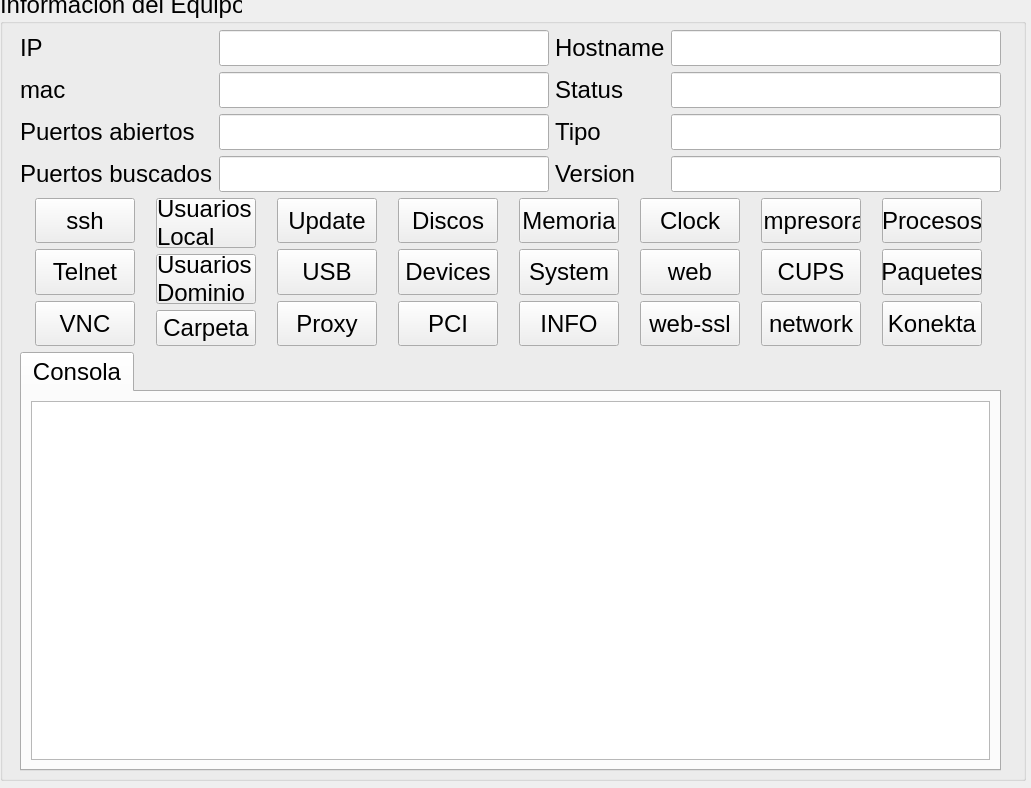
<?xml version="1.0" encoding="UTF-8"?>
<ui version="4.0">
 <class>Equipos</class>
 <widget class="QWidget" name="Equipos">
  <property name="geometry">
   <rect>
    <x>0</x>
    <y>0</y>
    <width>1031</width>
    <height>788</height>
   </rect>
  </property>
  <property name="maximumSize">
   <size>
    <width>16777215</width>
    <height>16777215</height>
   </size>
  </property>
  <property name="windowTitle">
   <string>Equipos</string>
  </property>
  <property name="styleSheet">
   <string notr="true">&quot;background-color:red&quot;</string>
  </property>
  <widget class="QGroupBox" name="groupBox">
   <property name="geometry">
    <rect>
     <x>0</x>
     <y>-10</y>
     <width>1026</width>
     <height>791</height>
    </rect>
   </property>
   <property name="font">
    <font>
     <pointsize>18</pointsize>
    </font>
   </property>
   <property name="title">
    <string>Información del Equipo</string>
   </property>
   <widget class="QWidget" name="layoutWidget">
    <property name="geometry">
     <rect>
      <x>20</x>
      <y>40</y>
      <width>981</width>
      <height>741</height>
     </rect>
    </property>
    <layout class="QVBoxLayout" name="verticalLayout_13">
     <item>
      <layout class="QHBoxLayout" name="horizontalLayout_2">
       <item>
        <layout class="QHBoxLayout" name="horizontalLayout_3">
         <item>
          <layout class="QVBoxLayout" name="verticalLayout_3">
           <item>
            <widget class="QLabel" name="label_ip">
             <property name="text">
              <string>IP</string>
             </property>
            </widget>
           </item>
           <item>
            <widget class="QLabel" name="label_8">
             <property name="text">
              <string>mac</string>
             </property>
            </widget>
           </item>
           <item>
            <widget class="QLabel" name="label_puertos">
             <property name="text">
              <string>Puertos abiertos</string>
             </property>
            </widget>
           </item>
           <item>
            <widget class="QLabel" name="label_4">
             <property name="text">
              <string>Puertos buscados</string>
             </property>
            </widget>
           </item>
          </layout>
         </item>
         <item>
          <layout class="QVBoxLayout" name="verticalLayout_4">
           <item>
            <widget class="QLineEdit" name="lineEdit_ip">
             <property name="readOnly">
              <bool>true</bool>
             </property>
            </widget>
           </item>
           <item>
            <widget class="QLineEdit" name="lineEdit_mac">
             <property name="readOnly">
              <bool>true</bool>
             </property>
            </widget>
           </item>
           <item>
            <widget class="QLineEdit" name="lineEdit_puertos">
             <property name="readOnly">
              <bool>true</bool>
             </property>
            </widget>
           </item>
           <item>
            <widget class="QLineEdit" name="lineEdit_puertosBuscados">
             <property name="readOnly">
              <bool>true</bool>
             </property>
            </widget>
           </item>
          </layout>
         </item>
         <item>
          <layout class="QVBoxLayout" name="verticalLayout_6">
           <item>
            <widget class="QLabel" name="label_hostname">
             <property name="text">
              <string>Hostname</string>
             </property>
            </widget>
           </item>
           <item>
            <widget class="QLabel" name="label_status">
             <property name="text">
              <string>Status</string>
             </property>
            </widget>
           </item>
           <item>
            <widget class="QLabel" name="label_tipo">
             <property name="text">
              <string>Tipo</string>
             </property>
            </widget>
           </item>
           <item>
            <widget class="QLabel" name="label_9">
             <property name="text">
              <string>Version</string>
             </property>
            </widget>
           </item>
          </layout>
         </item>
         <item>
          <layout class="QVBoxLayout" name="verticalLayout_5">
           <item>
            <widget class="QLineEdit" name="lineEdit_hostname">
             <property name="readOnly">
              <bool>true</bool>
             </property>
            </widget>
           </item>
           <item>
            <widget class="QLineEdit" name="lineEdit_status">
             <property name="readOnly">
              <bool>true</bool>
             </property>
            </widget>
           </item>
           <item>
            <widget class="QLineEdit" name="lineEdit_tipo">
             <property name="readOnly">
              <bool>true</bool>
             </property>
            </widget>
           </item>
           <item>
            <widget class="QLineEdit" name="lineEdit_8">
             <property name="readOnly">
              <bool>true</bool>
             </property>
            </widget>
           </item>
          </layout>
         </item>
        </layout>
       </item>
      </layout>
     </item>
     <item>
      <layout class="QHBoxLayout" name="horizontalLayout">
       <item>
        <layout class="QVBoxLayout" name="verticalLayout">
         <item>
          <widget class="QPushButton" name="pB_ssh">
           <property name="maximumSize">
            <size>
             <width>100</width>
             <height>50</height>
            </size>
           </property>
           <property name="styleSheet">
            <string notr="true"/>
           </property>
           <property name="text">
            <string>ssh</string>
           </property>
           <property name="icon">
            <iconset resource="../iconos.qrc">
             <normaloff>:/imagenes/iconos/equipos/ssh_35.png</normaloff>:/imagenes/iconos/equipos/ssh_35.png</iconset>
           </property>
           <property name="iconSize">
            <size>
             <width>32</width>
             <height>35</height>
            </size>
           </property>
          </widget>
         </item>
         <item>
          <widget class="QPushButton" name="pB_telnet">
           <property name="maximumSize">
            <size>
             <width>100</width>
             <height>50</height>
            </size>
           </property>
           <property name="styleSheet">
            <string notr="true"/>
           </property>
           <property name="text">
            <string>Telnet</string>
           </property>
           <property name="icon">
            <iconset resource="../iconos.qrc">
             <normaloff>:/imagenes/iconos/equipos/telnet.jpeg</normaloff>:/imagenes/iconos/equipos/telnet.jpeg</iconset>
           </property>
           <property name="iconSize">
            <size>
             <width>35</width>
             <height>35</height>
            </size>
           </property>
          </widget>
         </item>
         <item>
          <widget class="QPushButton" name="pB_vnc">
           <property name="maximumSize">
            <size>
             <width>100</width>
             <height>50</height>
            </size>
           </property>
           <property name="styleSheet">
            <string notr="true"/>
           </property>
           <property name="text">
            <string>VNC</string>
           </property>
           <property name="icon">
            <iconset resource="../iconos.qrc">
             <normaloff>:/imagenes/iconos/equipos/vnc.jpeg</normaloff>:/imagenes/iconos/equipos/vnc.jpeg</iconset>
           </property>
           <property name="iconSize">
            <size>
             <width>35</width>
             <height>35</height>
            </size>
           </property>
          </widget>
         </item>
        </layout>
       </item>
       <item>
        <layout class="QVBoxLayout" name="verticalLayout_2">
         <item>
          <widget class="QPushButton" name="pB_usuarios">
           <property name="maximumSize">
            <size>
             <width>100</width>
             <height>50</height>
            </size>
           </property>
           <property name="styleSheet">
            <string notr="true">Text-align:left</string>
           </property>
           <property name="text">
            <string>Usuarios
Local</string>
           </property>
           <property name="icon">
            <iconset resource="../iconos.qrc">
             <normaloff>:/imagenes/iconos/equipos/asistencia.png</normaloff>:/imagenes/iconos/equipos/asistencia.png</iconset>
           </property>
           <property name="iconSize">
            <size>
             <width>35</width>
             <height>35</height>
            </size>
           </property>
          </widget>
         </item>
         <item>
          <widget class="QPushButton" name="pB_usuarios_2">
           <property name="maximumSize">
            <size>
             <width>100</width>
             <height>50</height>
            </size>
           </property>
           <property name="styleSheet">
            <string notr="true">Text-align:left</string>
           </property>
           <property name="text">
            <string>Usuarios
Dominio</string>
           </property>
           <property name="icon">
            <iconset resource="../iconos.qrc">
             <normaloff>:/imagenes/iconos/equipos/asistencia.png</normaloff>:/imagenes/iconos/equipos/asistencia.png</iconset>
           </property>
           <property name="iconSize">
            <size>
             <width>35</width>
             <height>35</height>
            </size>
           </property>
          </widget>
         </item>
         <item>
          <widget class="QPushButton" name="pB_carpeta">
           <property name="maximumSize">
            <size>
             <width>100</width>
             <height>50</height>
            </size>
           </property>
           <property name="styleSheet">
            <string notr="true"/>
           </property>
           <property name="text">
            <string>Carpeta</string>
           </property>
           <property name="icon">
            <iconset resource="../iconos.qrc">
             <normaloff>:/imagenes/iconos/equipos/carpeta_personal.png</normaloff>:/imagenes/iconos/equipos/carpeta_personal.png</iconset>
           </property>
           <property name="iconSize">
            <size>
             <width>35</width>
             <height>35</height>
            </size>
           </property>
          </widget>
         </item>
        </layout>
       </item>
       <item>
        <layout class="QVBoxLayout" name="verticalLayout_12">
         <item>
          <widget class="QPushButton" name="pB_update">
           <property name="maximumSize">
            <size>
             <width>100</width>
             <height>50</height>
            </size>
           </property>
           <property name="styleSheet">
            <string notr="true"/>
           </property>
           <property name="text">
            <string>Update</string>
           </property>
           <property name="icon">
            <iconset resource="../iconos.qrc">
             <normaloff>:/imagenes/iconos/equipos/update.png</normaloff>:/imagenes/iconos/equipos/update.png</iconset>
           </property>
           <property name="iconSize">
            <size>
             <width>35</width>
             <height>35</height>
            </size>
           </property>
          </widget>
         </item>
         <item>
          <widget class="QPushButton" name="pB_usb">
           <property name="maximumSize">
            <size>
             <width>100</width>
             <height>50</height>
            </size>
           </property>
           <property name="styleSheet">
            <string notr="true"/>
           </property>
           <property name="text">
            <string>USB</string>
           </property>
           <property name="icon">
            <iconset resource="../iconos.qrc">
             <normaloff>:/imagenes/iconos/equipos/lsusb.png</normaloff>:/imagenes/iconos/equipos/lsusb.png</iconset>
           </property>
           <property name="iconSize">
            <size>
             <width>35</width>
             <height>30</height>
            </size>
           </property>
          </widget>
         </item>
         <item>
          <widget class="QPushButton" name="pB_proxy">
           <property name="maximumSize">
            <size>
             <width>100</width>
             <height>50</height>
            </size>
           </property>
           <property name="text">
            <string>Proxy</string>
           </property>
           <property name="icon">
            <iconset resource="../iconos.qrc">
             <normaloff>:/imagenes/iconos/equipos/fortigate.jpg</normaloff>:/imagenes/iconos/equipos/fortigate.jpg</iconset>
           </property>
           <property name="iconSize">
            <size>
             <width>35</width>
             <height>35</height>
            </size>
           </property>
          </widget>
         </item>
        </layout>
       </item>
       <item>
        <layout class="QVBoxLayout" name="verticalLayout_7">
         <item>
          <widget class="QPushButton" name="pB_discos">
           <property name="maximumSize">
            <size>
             <width>100</width>
             <height>50</height>
            </size>
           </property>
           <property name="styleSheet">
            <string notr="true"/>
           </property>
           <property name="text">
            <string>Discos</string>
           </property>
           <property name="icon">
            <iconset resource="../iconos.qrc">
             <normaloff>:/imagenes/iconos/equipos/discos.png</normaloff>:/imagenes/iconos/equipos/discos.png</iconset>
           </property>
           <property name="iconSize">
            <size>
             <width>35</width>
             <height>35</height>
            </size>
           </property>
          </widget>
         </item>
         <item>
          <widget class="QPushButton" name="pB_devices">
           <property name="maximumSize">
            <size>
             <width>100</width>
             <height>50</height>
            </size>
           </property>
           <property name="styleSheet">
            <string notr="true"/>
           </property>
           <property name="text">
            <string>Devices</string>
           </property>
           <property name="icon">
            <iconset resource="../iconos.qrc">
             <normaloff>:/imagenes/iconos/equipos/config_pam.png</normaloff>:/imagenes/iconos/equipos/config_pam.png</iconset>
           </property>
           <property name="iconSize">
            <size>
             <width>35</width>
             <height>35</height>
            </size>
           </property>
          </widget>
         </item>
         <item>
          <widget class="QPushButton" name="pB_pci">
           <property name="maximumSize">
            <size>
             <width>100</width>
             <height>50</height>
            </size>
           </property>
           <property name="styleSheet">
            <string notr="true"/>
           </property>
           <property name="text">
            <string>PCI</string>
           </property>
           <property name="icon">
            <iconset resource="../iconos.qrc">
             <normaloff>:/imagenes/iconos/equipos/hardware.png</normaloff>:/imagenes/iconos/equipos/hardware.png</iconset>
           </property>
           <property name="iconSize">
            <size>
             <width>35</width>
             <height>35</height>
            </size>
           </property>
          </widget>
         </item>
        </layout>
       </item>
       <item>
        <layout class="QVBoxLayout" name="verticalLayout_8">
         <item>
          <widget class="QPushButton" name="pB_memoria">
           <property name="maximumSize">
            <size>
             <width>100</width>
             <height>50</height>
            </size>
           </property>
           <property name="text">
            <string>Memoria</string>
           </property>
           <property name="icon">
            <iconset resource="../iconos.qrc">
             <normaloff>:/imagenes/iconos/soporte/memoria.jpeg</normaloff>:/imagenes/iconos/soporte/memoria.jpeg</iconset>
           </property>
           <property name="iconSize">
            <size>
             <width>35</width>
             <height>35</height>
            </size>
           </property>
          </widget>
         </item>
         <item>
          <widget class="QPushButton" name="pB_systemconfig">
           <property name="maximumSize">
            <size>
             <width>100</width>
             <height>50</height>
            </size>
           </property>
           <property name="styleSheet">
            <string notr="true"/>
           </property>
           <property name="text">
            <string>System</string>
           </property>
           <property name="icon">
            <iconset resource="../iconos.qrc">
             <normaloff>:/imagenes/iconos/equipos/config_pam.png</normaloff>:/imagenes/iconos/equipos/config_pam.png</iconset>
           </property>
           <property name="iconSize">
            <size>
             <width>35</width>
             <height>35</height>
            </size>
           </property>
          </widget>
         </item>
         <item>
          <widget class="QPushButton" name="pB_equipo">
           <property name="maximumSize">
            <size>
             <width>100</width>
             <height>50</height>
            </size>
           </property>
           <property name="styleSheet">
            <string notr="true"/>
           </property>
           <property name="text">
            <string>INFO</string>
           </property>
           <property name="icon">
            <iconset resource="../iconos.qrc">
             <normaloff>:/imagenes/iconos/equipos/lspci.png</normaloff>:/imagenes/iconos/equipos/lspci.png</iconset>
           </property>
           <property name="iconSize">
            <size>
             <width>35</width>
             <height>35</height>
            </size>
           </property>
          </widget>
         </item>
        </layout>
       </item>
       <item>
        <layout class="QVBoxLayout" name="verticalLayout_9">
         <item>
          <widget class="QPushButton" name="pB_clock">
           <property name="maximumSize">
            <size>
             <width>100</width>
             <height>50</height>
            </size>
           </property>
           <property name="text">
            <string>Clock</string>
           </property>
           <property name="icon">
            <iconset resource="../iconos.qrc">
             <normaloff>:/imagenes/iconos/equipos/cronos.png</normaloff>:/imagenes/iconos/equipos/cronos.png</iconset>
           </property>
           <property name="iconSize">
            <size>
             <width>30</width>
             <height>35</height>
            </size>
           </property>
          </widget>
         </item>
         <item>
          <widget class="QPushButton" name="pB_web">
           <property name="maximumSize">
            <size>
             <width>100</width>
             <height>50</height>
            </size>
           </property>
           <property name="styleSheet">
            <string notr="true"/>
           </property>
           <property name="text">
            <string>web</string>
           </property>
           <property name="icon">
            <iconset resource="../iconos.qrc">
             <normaloff>:/imagenes/iconos/equipos/web.jpeg</normaloff>:/imagenes/iconos/equipos/web.jpeg</iconset>
           </property>
           <property name="iconSize">
            <size>
             <width>35</width>
             <height>35</height>
            </size>
           </property>
          </widget>
         </item>
         <item>
          <widget class="QPushButton" name="pB_webssl">
           <property name="maximumSize">
            <size>
             <width>100</width>
             <height>50</height>
            </size>
           </property>
           <property name="styleSheet">
            <string notr="true"/>
           </property>
           <property name="text">
            <string>web-ssl</string>
           </property>
           <property name="icon">
            <iconset resource="../iconos.qrc">
             <normaloff>:/imagenes/iconos/equipos/web.jpeg</normaloff>:/imagenes/iconos/equipos/web.jpeg</iconset>
           </property>
           <property name="iconSize">
            <size>
             <width>35</width>
             <height>35</height>
            </size>
           </property>
          </widget>
         </item>
        </layout>
       </item>
       <item>
        <layout class="QVBoxLayout" name="verticalLayout_10">
         <item>
          <widget class="QPushButton" name="pB_impresora">
           <property name="maximumSize">
            <size>
             <width>100</width>
             <height>50</height>
            </size>
           </property>
           <property name="text">
            <string>Impresora</string>
           </property>
           <property name="icon">
            <iconset resource="../iconos.qrc">
             <normaloff>:/imagenes/iconos/equipos/cups32.png</normaloff>:/imagenes/iconos/equipos/cups32.png</iconset>
           </property>
           <property name="iconSize">
            <size>
             <width>35</width>
             <height>35</height>
            </size>
           </property>
          </widget>
         </item>
         <item>
          <widget class="QPushButton" name="pB_CUPS">
           <property name="maximumSize">
            <size>
             <width>100</width>
             <height>50</height>
            </size>
           </property>
           <property name="styleSheet">
            <string notr="true"/>
           </property>
           <property name="text">
            <string>CUPS</string>
           </property>
           <property name="icon">
            <iconset resource="../iconos.qrc">
             <normaloff>:/imagenes/iconos/equipos/cups32.png</normaloff>:/imagenes/iconos/equipos/cups32.png</iconset>
           </property>
           <property name="iconSize">
            <size>
             <width>35</width>
             <height>35</height>
            </size>
           </property>
          </widget>
         </item>
         <item>
          <widget class="QPushButton" name="pB_networkManager">
           <property name="maximumSize">
            <size>
             <width>100</width>
             <height>50</height>
            </size>
           </property>
           <property name="styleSheet">
            <string notr="true"/>
           </property>
           <property name="text">
            <string>network</string>
           </property>
           <property name="icon">
            <iconset resource="../iconos.qrc">
             <normaloff>:/imagenes/iconos/equipos/net.png</normaloff>:/imagenes/iconos/equipos/net.png</iconset>
           </property>
           <property name="iconSize">
            <size>
             <width>35</width>
             <height>35</height>
            </size>
           </property>
          </widget>
         </item>
        </layout>
       </item>
       <item>
        <layout class="QVBoxLayout" name="verticalLayout_11">
         <item>
          <widget class="QPushButton" name="pB_procesos">
           <property name="maximumSize">
            <size>
             <width>100</width>
             <height>50</height>
            </size>
           </property>
           <property name="styleSheet">
            <string notr="true"/>
           </property>
           <property name="text">
            <string>Procesos</string>
           </property>
           <property name="icon">
            <iconset resource="../iconos.qrc">
             <normaloff>:/imagenes/iconos/equipos/procesos.png</normaloff>:/imagenes/iconos/equipos/procesos.png</iconset>
           </property>
           <property name="iconSize">
            <size>
             <width>35</width>
             <height>35</height>
            </size>
           </property>
          </widget>
         </item>
         <item>
          <widget class="QPushButton" name="pB_instala">
           <property name="maximumSize">
            <size>
             <width>100</width>
             <height>50</height>
            </size>
           </property>
           <property name="styleSheet">
            <string notr="true"/>
           </property>
           <property name="text">
            <string>Paquetes</string>
           </property>
           <property name="icon">
            <iconset resource="../iconos.qrc">
             <normaloff>:/imagenes/iconos/equipos/instala.png</normaloff>:/imagenes/iconos/equipos/instala.png</iconset>
           </property>
           <property name="iconSize">
            <size>
             <width>35</width>
             <height>35</height>
            </size>
           </property>
          </widget>
         </item>
         <item>
          <widget class="QPushButton" name="pB_konekta">
           <property name="sizePolicy">
            <sizepolicy hsizetype="Preferred" vsizetype="Fixed">
             <horstretch>0</horstretch>
             <verstretch>0</verstretch>
            </sizepolicy>
           </property>
           <property name="maximumSize">
            <size>
             <width>100</width>
             <height>50</height>
            </size>
           </property>
           <property name="font">
            <font>
             <stylestrategy>PreferDefault</stylestrategy>
            </font>
           </property>
           <property name="styleSheet">
            <string notr="true"/>
           </property>
           <property name="text">
            <string>Konekta</string>
           </property>
           <property name="icon">
            <iconset resource="../iconos.qrc">
             <normaloff>:/imagenes/iconos/equipos/konekta.png</normaloff>:/imagenes/iconos/equipos/konekta.png</iconset>
           </property>
           <property name="iconSize">
            <size>
             <width>35</width>
             <height>35</height>
            </size>
           </property>
          </widget>
         </item>
        </layout>
       </item>
      </layout>
     </item>
     <item>
      <widget class="QTabWidget" name="tabWidget">
       <property name="tabletTracking">
        <bool>true</bool>
       </property>
       <property name="focusPolicy">
        <enum>Qt::NoFocus</enum>
       </property>
       <property name="tabPosition">
        <enum>QTabWidget::North</enum>
       </property>
       <property name="tabShape">
        <enum>QTabWidget::Rounded</enum>
       </property>
       <property name="currentIndex">
        <number>0</number>
       </property>
       <property name="iconSize">
        <size>
         <width>30</width>
         <height>30</height>
        </size>
       </property>
       <property name="tabsClosable">
        <bool>false</bool>
       </property>
       <property name="tabBarAutoHide">
        <bool>false</bool>
       </property>
       <widget class="QWidget" name="tab">
        <attribute name="icon">
         <iconset>
          <normaloff>../../../usr/share/grx/asistencia/imagenes/equipos/telnet.jpeg</normaloff>../../../usr/share/grx/asistencia/imagenes/equipos/telnet.jpeg</iconset>
        </attribute>
        <attribute name="title">
         <string>Consola</string>
        </attribute>
        <layout class="QGridLayout" name="gridLayout_2">
         <item row="0" column="0">
          <widget class="QTextEdit" name="consola">
           <property name="focusPolicy">
            <enum>Qt::NoFocus</enum>
           </property>
          </widget>
         </item>
        </layout>
       </widget>
      </widget>
     </item>
    </layout>
   </widget>
  </widget>
 </widget>
 <resources>
  <include location="../iconos.qrc"/>
 </resources>
 <connections/>
</ui>
